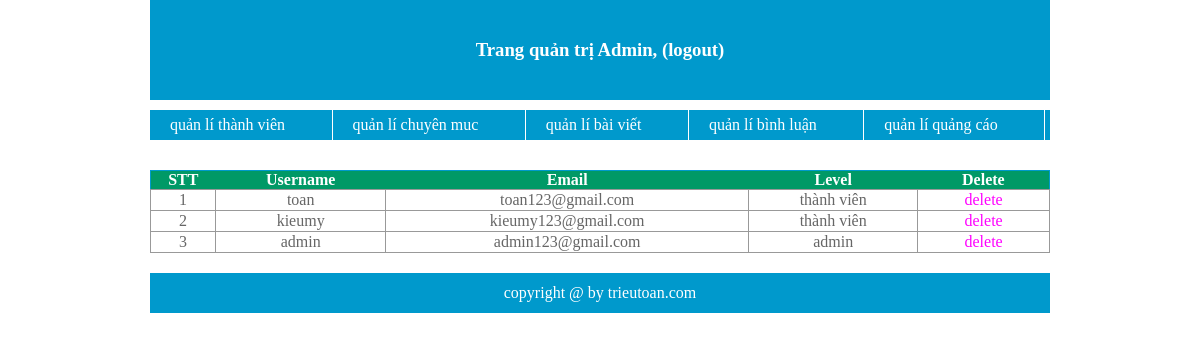
Screenshot of /admin/list_user.php with the database file from the repository.
### tables this page shows
CREATE TABLE IF NOT EXISTS `user` (
  `user_id` int(10) unsigned NOT NULL AUTO_INCREMENT,
  `username` varchar(50) NOT NULL,
  `password` varchar(50) NOT NULL,
  `email` varchar(50) NOT NULL,
  `birthday` date NOT NULL,
  `gender` int(1) NOT NULL,
  `level` int(1) NOT NULL,
  PRIMARY KEY (`user_id`)
);

### admin/list_user.php (the view, shortened to what this page needs)
<?php
	require("template/header.php");
?>
    	<div id="wrapper">
        	<table>
            	<tr style="background:#096; color:#FFF;">
                	<th width="63">STT</th>
                    <th width="166">Username</th>
                    <th width="354">Email</th>
                    <th width="165">Level</th>
                    <th width="128">Delete</th>
                </tr>
                <?php
					$stt=1;
					$result=mysql_query("select user_id,username,email,level from user");
					while($data=mysql_fetch_assoc($result))
				{
					echo"<tr>";
						echo"<td>$stt</td>";
						echo"<td>$data[username]</td>";
						echo"<td>$data[email]</td>";
						if($data['level']==1)
						{
							echo"<td>thành viên</td>";
						}
						else
						{
							echo"<td>admin</td>";
						}
						echo"<td><a href='del_user.php?id=$data[user_id]' style='color:#F0F;' onclick='return show_confirm();'>delete</a></td>";
					echo"</tr>";
					$stt++;
				}
               ?>
            </table>
        </div>
 <?php
 	require("template/footer.php");
 ?>

### admin/style.css (style rules this page uses)
* { padding:0px; margin:0px; }
body { margin:auto; width:900px; }
a { text-decoration:none; color:#FFF; }
#wrapper { margin:10px auto 10px; }
#wrapper table { border-collapse:collapse; width:900px; text-align:center; }
#wrapper table tr { border:1px solid #09C; }
#wrapper table td { border:1px solid #999; line-height:20px; color:#666; }

### rows the page displays
user: username "toan", email "toan123@gmail.com", level "thành viên"
user: username "kieumy", email "kieumy123@gmail.com", level "thành viên"
user: username "admin", email "admin123@gmail.com", level "admin"
